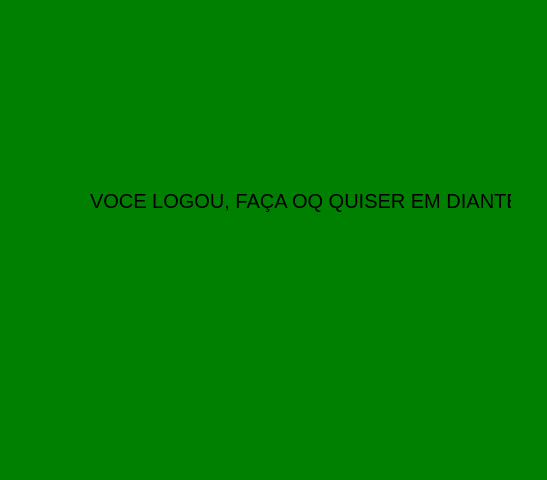
<?xml version="1.0" encoding="UTF-8"?>
<ui version="4.0">
 <class>MainWindow</class>
 <widget class="QMainWindow" name="MainWindow">
  <property name="geometry">
   <rect>
    <x>0</x>
    <y>0</y>
    <width>547</width>
    <height>480</height>
   </rect>
  </property>
  <property name="font">
   <font>
    <pointsize>30</pointsize>
   </font>
  </property>
  <property name="windowTitle">
   <string>MainWindow</string>
  </property>
  <property name="styleSheet">
   <string notr="true">background:green</string>
  </property>
  <widget class="QWidget" name="centralwidget">
   <widget class="QLabel" name="label">
    <property name="geometry">
     <rect>
      <x>90</x>
      <y>110</y>
      <width>421</width>
      <height>181</height>
     </rect>
    </property>
    <property name="font">
     <font>
      <pointsize>15</pointsize>
     </font>
    </property>
    <property name="text">
     <string>VOCE LOGOU, FAÇA OQ QUISER EM DIANTE.</string>
    </property>
   </widget>
  </widget>
  <widget class="QMenuBar" name="menubar">
   <property name="geometry">
    <rect>
     <x>0</x>
     <y>0</y>
     <width>547</width>
     <height>21</height>
    </rect>
   </property>
  </widget>
  <widget class="QStatusBar" name="statusbar"/>
 </widget>
 <resources/>
 <connections/>
</ui>
